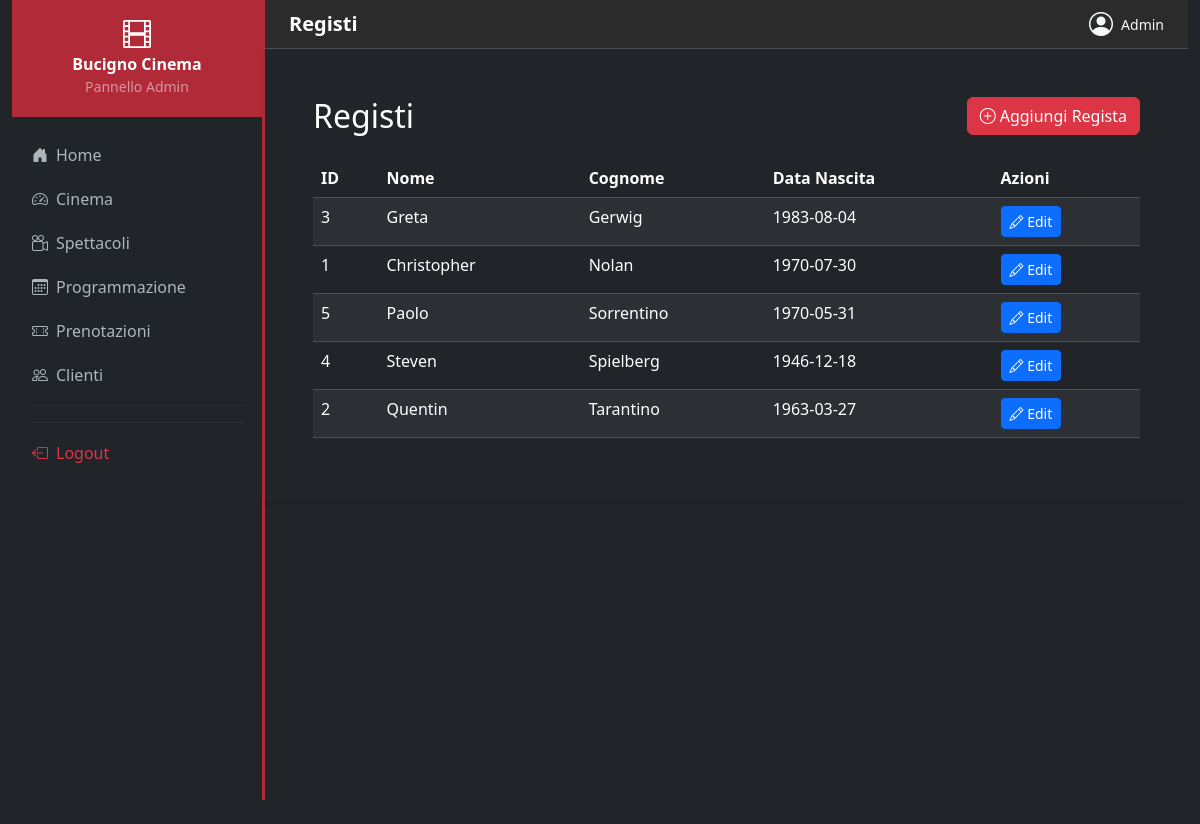
The app's page /Sub_Admin/admin-registi.php (signed in) with its own data.
### tables this page shows
CREATE TABLE `regista` (
  `id` int(11) NOT NULL AUTO_INCREMENT,
  `nome` varchar(50) DEFAULT NULL,
  `cognome` varchar(50) DEFAULT NULL,
  `data_nascita` date DEFAULT NULL,
  PRIMARY KEY (`id`)
);

### Sub_Admin/admin-registi.php (the view, shortened to what this page needs)
<?php
require_once __DIR__ . "/../config/db.php";
$registi = $pdo->query("SELECT * FROM regista ORDER BY cognome")->fetchAll(PDO::FETCH_ASSOC);
$righe = '';
foreach ($registi as $r) {
  $nome    = htmlspecialchars($r['nome']);
  $cognome = htmlspecialchars($r['cognome']);
  $nascita = htmlspecialchars($r['data_nascita'] ?? '');
  $righe .= "
    <tr>
        <td>{$r['id']}</td>
        <td>{$nome}</td>
        <td>{$cognome}</td>
        <td>{$nascita}</td>
        <td>
            <button class='btn btn-sm btn-primary'
                data-bs-toggle='modal' data-bs-target='#editRegistaModal'
                onclick=\"apriEditRegista('{$r['id']}', '{$nome}', '{$cognome}', '{$nascita}')\">
                <i class='bi bi-pencil'></i> Edit
            </button>
        </td>
    </tr>";
}
$title      = 'Registi';
$activePage = 'registi';
$body = "
<div class='container-fluid text-white p-4'>
    <div class='d-flex justify-content-between align-items-center mb-4'>
        <h2 class='mb-0'>Registi</h2>
        <button class='btn btn-danger' data-bs-toggle='modal' data-bs-target='#addRegistaModal'>
            <i class='bi bi-plus-circle me-1'></i>Aggiungi Regista
        </button>
    </div>
    <div class='table-responsive'>
      <table class='table table-striped table-dark' id='registiTable'>
        <thead><tr><th>ID</th><th>Nome</th><th>Cognome</th><th>Data Nascita</th><th>Azioni</th></tr></thead>
        <tbody>$righe</tbody>
      </table>
    </div>
</div>
";
$template = file_get_contents("../inc/admin_page.inc.php");
$template = str_replace("{{title}}",      $title,                             $template);
$template = str_replace("{{body}}",       $body,                              $template);
$template = str_replace("{{admin_name}}", $_SESSION['admin_name'] ?? 'Admin', $template);
$voci = ['dashboard', 'film', 'programmazione', 'biglietti', 'utenti', 'statistiche', 'impostazioni', 'registi', 'case', 'cinema'];
foreach ($voci as $voce) {
  $template = str_replace("{{active_$voce}}", $activePage === $voce ? 'active' : '', $template);
}
echo $template;

### assets/css/styles.css (style rules this page uses)
#sidebar { width: 250px; min-height: 100vh; background-color: #212529; flex-shrink: 0; }
#sidebar .sidebar-brand { background-color: #b02a37; padding: 20px; }
#sidebar .nav-link { color: #adb5bd; padding: 10px 20px; border-radius: 0; transition: background-color .2s, color .2s; }
#sidebar .nav-link i { width: 20px; }
#sidebar .sidebar-divider { border-color: #495057; margin: 8px 16px; }
#main { flex: 1; background-color: #212529; min-height: 100vh; border-left: 3px solid #b02a37; }
#topbar { background-color: #2b2b2b; border-bottom: 1px solid #495057; padding: 12px 24px; }

### records on screen
regista: id "3", nome "Greta", cognome "Gerwig", data_nascita "1983-08-04"
regista: id "1", nome "Christopher", cognome "Nolan", data_nascita "1970-07-30"
regista: id "5", nome "Paolo", cognome "Sorrentino", data_nascita "1970-05-31"
regista: id "4", nome "Steven", cognome "Spielberg", data_nascita "1946-12-18"
regista: id "2", nome "Quentin", cognome "Tarantino", data_nascita "1963-03-27"

### other values on screen
$template "Bucigno Cinema Pannello Admin Home Cinema Spettacoli Programmazione Prenotazioni Clienti Logout Registi Admin"
